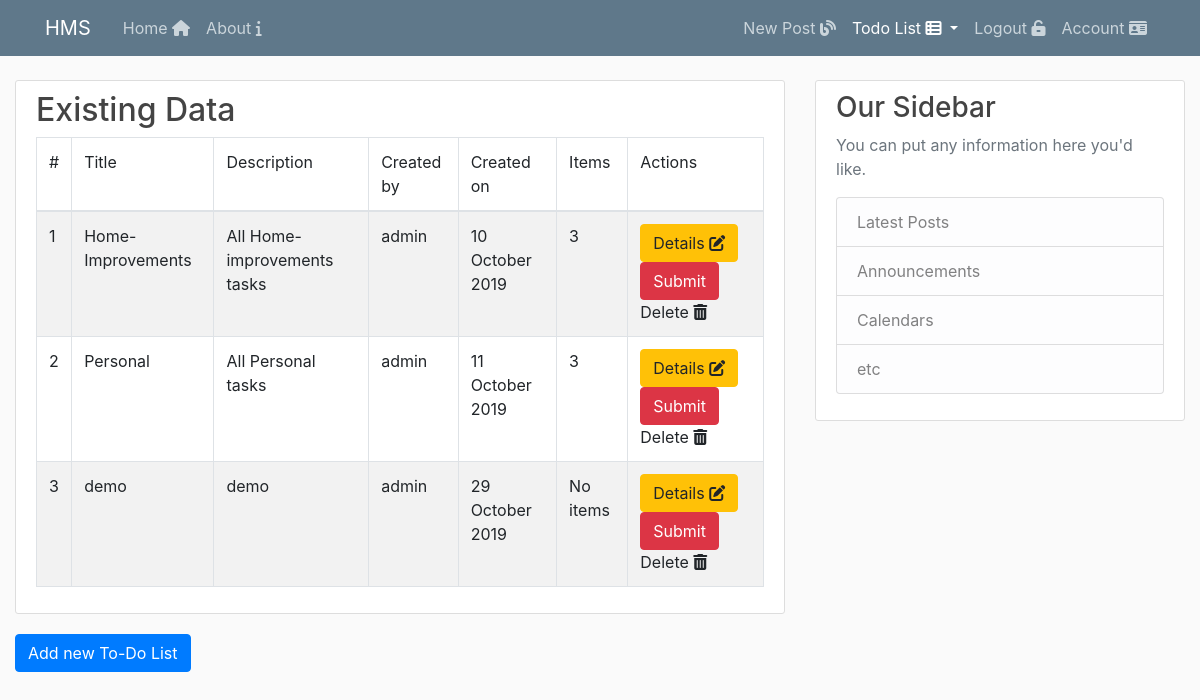
Page /todolists (signed in) on the committed database.
### app/models.py (models this page shows, shortened)
class ToDoList(db.Model):
    __tablename__='todo_lists'
    id = db.Column(db.Integer(), primary_key=True)
    title=db.Column(db.String(100), nullable=False)
    description=db.Column(db.String(200), nullable=False)
    user_id = db.Column(db.Integer(), db.ForeignKey('users.id'), nullable=False)
    todo_items = db.relationship('ToDoItem', backref='todolist', lazy=True)
    date_created = db.Column(db.DateTime(), nullable=False, default = datetime.utcnow)
    date_modified = db.Column(db.DateTime(), nullable=False, default= datetime.utcnow)

class User(db.Model, UserMixin):
    __tablename__ = 'users'
    id = db.Column(db.Integer, primary_key=True)
    active = db.Column('is_active', db.Boolean(),
                       nullable=False, server_default='1')
    username = db.Column(db.String(20), unique=True, nullable=False)
    email = db.Column(db.String(255, collation='NOCASE'),
                      nullable=False, unique=True)
    email_confirmed_at = db.Column(db.DateTime())
    password = db.Column(db.String(255), nullable=False, server_default='')
    image_file = db.Column(db.String(20), nullable=False,
                           default='default.jpg')
    first_name = db.Column(db.String(100, collation='NOCASE'),
                           nullable=False, server_default='')
    last_name = db.Column(db.String(100, collation='NOCASE'),
                          nullable=False, server_default='')
    roles = db.relationship('Role', secondary='user_roles')
    posts = db.relationship('Post', backref='author', lazy=True)
    todoLists = db.relationship('ToDoList', backref="user", lazy=True)
    allComments = db.relationship('ToDoItemComments', backref="user", lazy=True)
    workLogs = db.relationship('ToDoItemWorkLog', backref="user", lazy=True)

### app/todolists/routes.py (the view)
@todolists.route('/todolists', methods=['GET'])
@login_required
def all_todolist():
    todo_lists = ToDoList.query.filter_by(user=current_user).order_by('title')
    return render_template('/todolists/todolists.html', todo_lists=todo_lists, title=f"All To-Do Lists")

### app/models.py (called while the page is built)
@login_manager.user_loader
def load_user(user_id):
    return User.query.get(int(user_id))

### app/templates/todolists/todolists.html
{% extends "layout.html" %}
{% block content %}
{% if todo_lists %}
<div class="content-section">
    <h2>Existing Data</h2>
    <table class="table table-striped table-bordered">
        <thead>
            <tr>
                <td>#</td>
                <td>Title</td>
                <td>Description</td>
                <td>Created by</td>
                <td>Created on</td>
                <td>Items</td>
                <td>Actions</td>
            </tr>
        </thead>
        <tbody>
            {% for todo_list in todo_lists %}
            <tr>
                <td>{{ loop.index }}</td>
                <td>{{ todo_list.title }}</td>
                <td>{{ todo_list.description }}</td>
                <td>{{ todo_list.user.username }}</td>
                <td>{{ todo_list.date_created.strftime("%d %B %Y") }}</td>
                <td>{% if todo_list.todo_items %}{{ todo_list.todo_items|length }} {% else %} No items {% endif %}</td>
                <td>
                    <a class="btn btn-warning"
                        href="{{url_for('todolists.todolist_details', todolist_id=todo_list.id)}}">Details <i class="fas fa-edit"></i></a>
                    <input type="submit" class="btn btn-danger">Delete <i class="fas fa-trash-alt"></i> </input>
                </td>
            </tr>
            {% endfor %}
        </tbody>
    </table>
</div>
{% else %}
<div class="content-section">
    <h2>No Items found</h2>
</div>
{% endif %}
<div class="Add new To-Do List">
    <a class="btn btn-primary" href="{{ url_for('todolists.new_todolist') }}">Add new To-Do List</a>
</div>
{% endblock content %}

### app/static/styles/main.css (style rules this page uses)
body { background: #fafafa; color: #333333; margin-top: 5rem; }
h1, h2, h3, h4, h5, h6 { color: #444444; }
.content-section { background: #ffffff; padding: 10px 20px; border: 1px solid #dddddd; border-radius: 3px; margin-bottom: 20px; }

### rows in the picture
ToDoList: title "Home-Improvements", description "All Home-improvements tasks", user.username "admin", date_created "10 October 2019", todo_items|length "3"
ToDoList: title "Personal", description "All Personal tasks", user.username "admin", date_created "11 October 2019", todo_items|length "3"
ToDoList: title "demo", description "demo", user.username "admin", date_created "29 October 2019", shows "No items"
